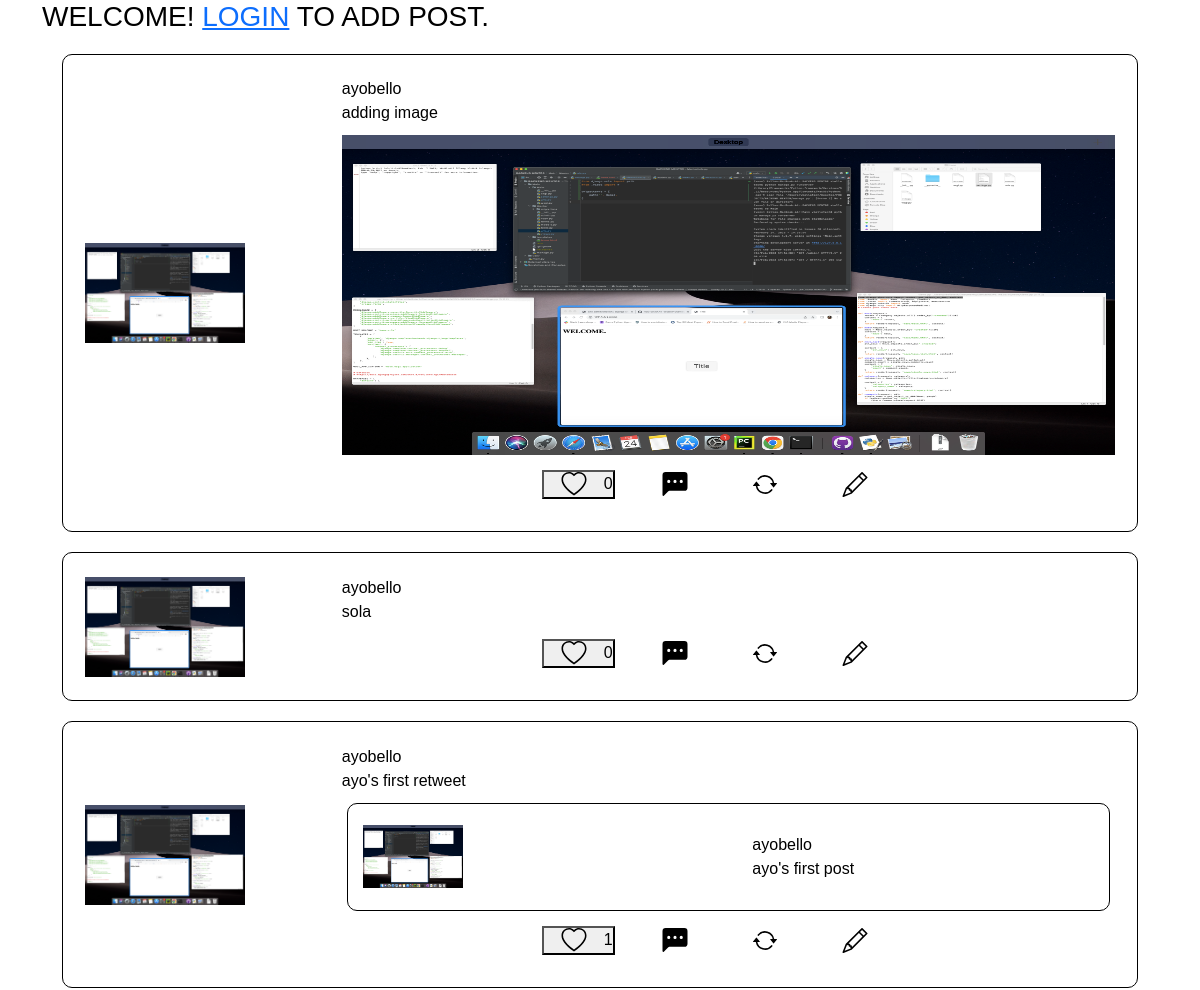
/ (upper part), run on an earlier commit of the app's database.
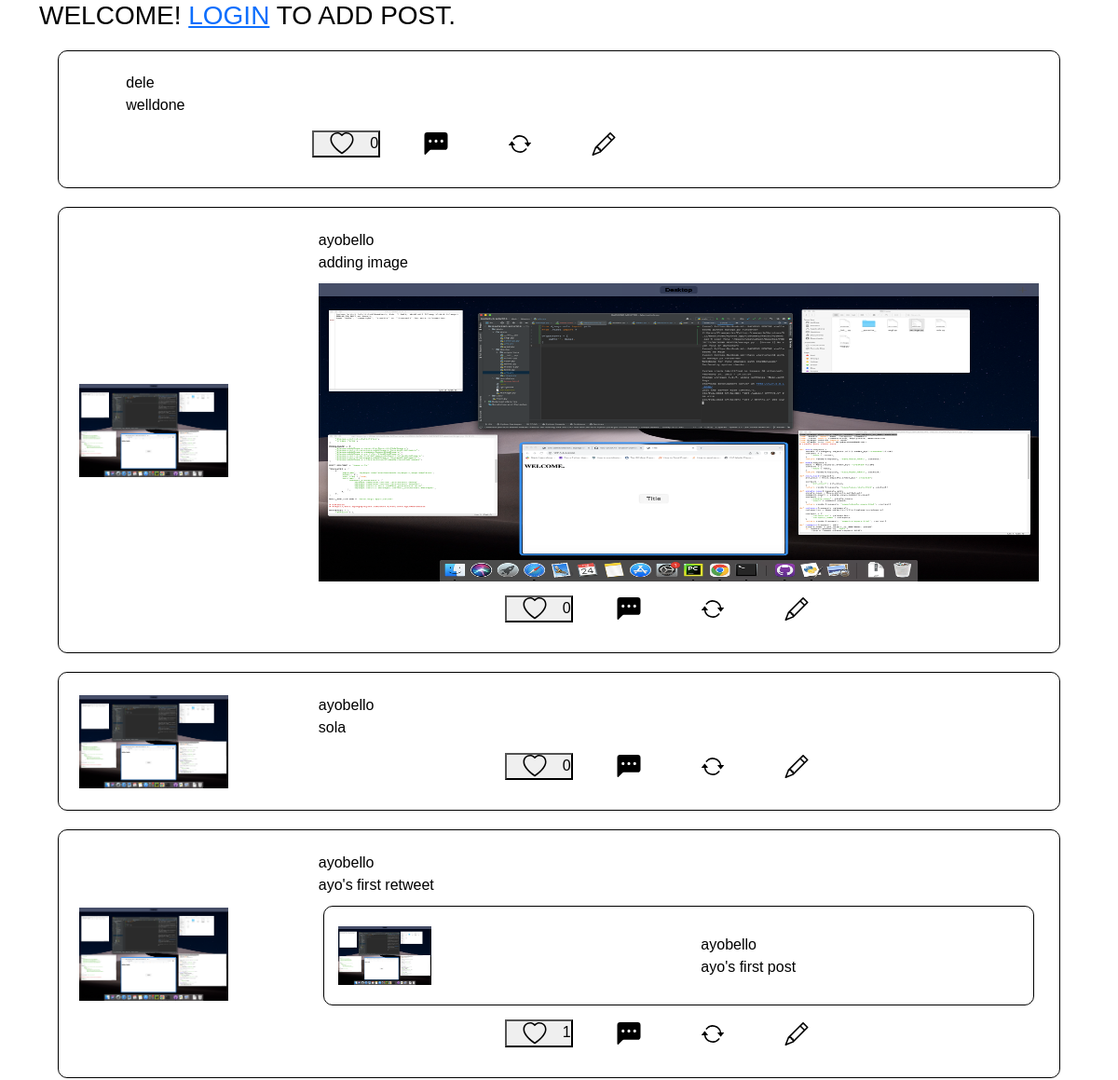
And on a later commit of the database.
### blog/models.py (models this page shows, shortened)
class Post(models.Model):
    author = models.ForeignKey(settings.AUTH_USER_MODEL, on_delete=models.CASCADE)
    tweet = models.TextField(blank=True, null=True)
    parent = models.ForeignKey(
        "self", on_delete=models.CASCADE, related_name='parenttweet', null=True, blank=True)
    post_code =models.CharField(max_length=20, default=post_code())
    likes = models.ManyToManyField(settings.AUTH_USER_MODEL, related_name="post_likes")
    posted_date = models.DateTimeField(default=timezone.now)
    image = models.ImageField(blank=True, upload_to="Post/")
    retweeted = models.BooleanField(default=False, blank=True, null=True)
    def quote(self):
        return reverse("blog:quote_post", kwargs={
            'pk': self.pk,
        })
    def retweet(self):
        return reverse("blog:retweet_post", kwargs={
            'pk':self.pk,
        })
    def total_likes(self):
        return self.likes.count()
    def get_url(self):
        return reverse("blog:post", kwargs={
            'pk': self.pk,
            'ref':self.post_code
        })

### users/models.py (models this page shows, shortened)
class UserProfile(models.Model):
    person = models.OneToOneField(settings.AUTH_USER_MODEL, related_name="profile", on_delete=models.CASCADE,  blank=True, null=True)
    profile_pic = models.ImageField(blank=True, upload_to="Profile/")
    bio = models.CharField(max_length=300, blank=True)
    following = models.ManyToManyField(settings.AUTH_USER_MODEL, symmetrical=False, related_name="following", blank=True)
    followers = models.ManyToManyField(settings.AUTH_USER_MODEL, symmetrical=False, related_name="followers", blank=True)
    profile_id = models.IntegerField(blank=True, null=True)
    tag = models.CharField(max_length=150, blank=True, null=True)

### blog/views.py (the view)
# urls.py: path('', Home.as_view(), name="home"),
class Home(View):
    def get(self, *args, **kwargs):
        posts = Post.objects.order_by('-posted_date')
        context = {
            'posts':posts
        }
        return render(self.request, 'blog/home.html', context)

### templates/blog/home.html (shortened to what this page needs)
{% extends 'base.html' %}
{% load static %}
{% block body %}
<h3>WELCOME! <a href="{% url 'user:login' %}">LOGIN</a> TO ADD POST.</h3>
{% for post in posts %}
{% if not post.retweeted %}
<article>
{% if post.author.profile.profile_pic %}
    <img src="{{ post.author.profile.profile_pic.url }}" alt="NO IMAGE" class="img-rounded">
{% endif %}
    <div id="tweet">
        <a href="{% url 'user:profile' pk=post.author.pk %}">{{ post.author }}</a>
        <br>
        <a href="{{ post.get_url }}">
            {{ post.tweet }}
        </a>
        {% if post.image %}
        <div class="image">
            <img src="{{ post.image.url }}" alt="">
        </div>
        {% endif %}
        <div class="actions">
            <form method="post" action="{% url 'blog:like' %}">
                <button name="post_id" value="{{ post.id }}" type="submit">{{ post.total_likes }}</button>
            </form>
            <a href="{{ post.get_url }}"></a>
            <a href="{{ post.retweet }}">
            </a>
            <a href="{{ post.quote }}">
            </a>
        </div>
    </div>
</article>
{% else %}
{% if post.retweeted %}
    {% if post.tweet %}
    <article>
    {% if post.author.profile.profile_pic %}
        <img src="{{ post.author.profile.profile_pic.url }}" alt="" class="img-rounded">
    {% endif %}
    <div id="tweet">
        <a href="{% url 'user:profile' pk=post.author.pk %}">{{ post.author }}</a>
        <br>
        <a href="{{ post.get_url }}">
            {{ post.tweet }}
        </a>
            <div class="retweet">
                {% if post.parent.author.profile.profile_pic %}
                    <img src="{{ post.parent.author.profile.profile_pic.url }}" alt="" class="img-rounded">
                {% endif %}
                <div id="tweet">
                    <a href="{% url 'user:profile' pk=post.parent.author.pk %}">{{ post.parent.author }}</a>
                    <br>
                    <a href="{{ post.parent.get_url }}">
                        {{ post.parent.tweet }}
                    </a>
                </div>
            <br>
            </div>
        <div class="actions">
            <form method="post" action="{% url 'blog:like' %}">
                <button name="post_id" value="{{ post.id }}" type="submit">{{ post.total_likes }}</button>
            </form>
            <a href="{{ post.get_url }}"></a>
            <a href="{{ post.retweet }}">
            </a>
            <a href="{{ post.quote }}">
            </a>
        </div>
    </div>
</article>
{% endif %}
{% endif %}
{% endif %}
{% endfor %}
{% endblock body %}

What changed in the data, as far as the page shows it:
added Post: author "dele", tweet "welldone", total_likes "0"
